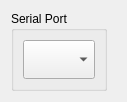
<?xml version="1.0" encoding="UTF-8"?>
<ui version="4.0">
 <class>ScannerComport</class>
 <widget class="QWidget" name="ScannerComport">
  <property name="geometry">
   <rect>
    <x>0</x>
    <y>0</y>
    <width>127</width>
    <height>102</height>
   </rect>
  </property>
  <property name="sizePolicy">
   <sizepolicy hsizetype="MinimumExpanding" vsizetype="MinimumExpanding">
    <horstretch>0</horstretch>
    <verstretch>0</verstretch>
   </sizepolicy>
  </property>
  <property name="windowTitle">
   <string>Form</string>
  </property>
  <layout class="QGridLayout" name="gridLayout">
   <item row="0" column="0">
    <layout class="QFormLayout" name="formLayout">
     <property name="labelAlignment">
      <set>Qt::AlignLeading|Qt::AlignLeft|Qt::AlignVCenter</set>
     </property>
     <item row="0" column="0">
      <widget class="QGroupBox" name="groupBox">
       <property name="sizePolicy">
        <sizepolicy hsizetype="MinimumExpanding" vsizetype="MinimumExpanding">
         <horstretch>0</horstretch>
         <verstretch>0</verstretch>
        </sizepolicy>
       </property>
       <property name="title">
        <string>Serial Port</string>
       </property>
       <layout class="QVBoxLayout" name="verticalLayout">
        <item>
         <layout class="QFormLayout" name="formLayout_2">
          <property name="labelAlignment">
           <set>Qt::AlignLeading|Qt::AlignLeft|Qt::AlignVCenter</set>
          </property>
          <item row="0" column="0">
           <widget class="QComboBox" name="comboBox_SerialPort">
            <property name="sizePolicy">
             <sizepolicy hsizetype="MinimumExpanding" vsizetype="MinimumExpanding">
              <horstretch>0</horstretch>
              <verstretch>0</verstretch>
             </sizepolicy>
            </property>
           </widget>
          </item>
         </layout>
        </item>
       </layout>
      </widget>
     </item>
    </layout>
   </item>
  </layout>
 </widget>
 <resources/>
 <connections/>
</ui>
